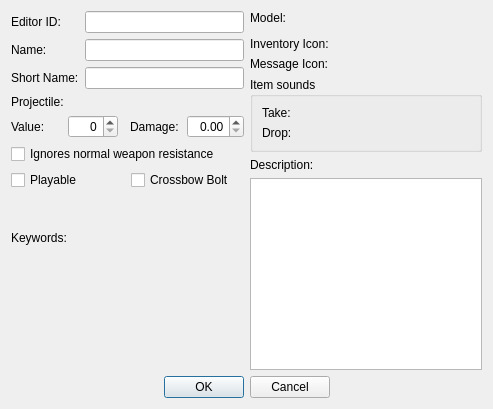
<?xml version="1.0" encoding="UTF-8"?>
<ui version="4.0">
 <class>FormDialogAmmo</class>
 <widget class="QDialog" name="FormDialogAmmo">
  <property name="windowTitle">
   <string>Ammo</string>
  </property>
  <layout class="QGridLayout" name="gridLayout_5" columnstretch="1,1">
   <item row="0" column="0">
    <layout class="QVBoxLayout" name="verticalLayout_3">
     <item>
      <layout class="QGridLayout" name="gridLayout">
       <item row="1" column="0">
        <widget class="QLabel" name="label_2">
         <property name="text">
          <string>Name:</string>
         </property>
         <property name="buddy">
          <cstring>name</cstring>
         </property>
        </widget>
       </item>
       <item row="2" column="0">
        <widget class="QLabel" name="label_3">
         <property name="text">
          <string>Short Name:</string>
         </property>
         <property name="buddy">
          <cstring>shortName</cstring>
         </property>
        </widget>
       </item>
       <item row="0" column="1">
        <widget class="QLineEdit" name="editorID"/>
       </item>
       <item row="3" column="1">
        <widget class="DKFormPicker" name="projectile"/>
       </item>
       <item row="5" column="0" colspan="2">
        <layout class="QGridLayout" name="gridLayout_3">
         <item row="1" column="0">
          <widget class="QCheckBox" name="flagPlayable">
           <property name="text">
            <string>Playable</string>
           </property>
          </widget>
         </item>
         <item row="1" column="1">
          <widget class="QCheckBox" name="flagCrossbowBolt">
           <property name="whatsThis">
            <string>Controls whether this item is an arrow (usable with bows) or a bolt (usable with crossbows).</string>
           </property>
           <property name="text">
            <string>Crossbow Bolt</string>
           </property>
          </widget>
         </item>
         <item row="0" column="0" colspan="2">
          <widget class="QCheckBox" name="flagIgnoreDamageResist">
           <property name="whatsThis">
            <string>Unused.</string>
           </property>
           <property name="text">
            <string>Ignores normal weapon resistance</string>
           </property>
          </widget>
         </item>
        </layout>
       </item>
       <item row="1" column="1">
        <widget class="QLineEdit" name="name"/>
       </item>
       <item row="0" column="0">
        <widget class="QLabel" name="label">
         <property name="text">
          <string>Editor ID:</string>
         </property>
         <property name="buddy">
          <cstring>editorID</cstring>
         </property>
        </widget>
       </item>
       <item row="3" column="0">
        <widget class="QLabel" name="label_4">
         <property name="text">
          <string>Projectile:</string>
         </property>
         <property name="buddy">
          <cstring>projectile</cstring>
         </property>
        </widget>
       </item>
       <item row="2" column="1">
        <widget class="QLineEdit" name="shortName">
         <property name="whatsThis">
          <string>An abbreviated name to be used in the HUD, where space is tight.</string>
         </property>
        </widget>
       </item>
       <item row="4" column="0" colspan="2">
        <layout class="QHBoxLayout" name="horizontalLayout">
         <item>
          <widget class="QLabel" name="label_12">
           <property name="text">
            <string>Value:</string>
           </property>
           <property name="buddy">
            <cstring>value</cstring>
           </property>
          </widget>
         </item>
         <item>
          <widget class="QSpinBox" name="value">
           <property name="alignment">
            <set>Qt::AlignRight|Qt::AlignTrailing|Qt::AlignVCenter</set>
           </property>
          </widget>
         </item>
         <item>
          <spacer name="horizontalSpacer_3">
           <property name="orientation">
            <enum>Qt::Horizontal</enum>
           </property>
           <property name="sizeType">
            <enum>QSizePolicy::Fixed</enum>
           </property>
           <property name="sizeHint" stdset="0">
            <size>
             <width>6</width>
             <height>20</height>
            </size>
           </property>
          </spacer>
         </item>
         <item>
          <widget class="QLabel" name="label_13">
           <property name="text">
            <string>Damage:</string>
           </property>
           <property name="buddy">
            <cstring>damage</cstring>
           </property>
          </widget>
         </item>
         <item>
          <widget class="QDoubleSpinBox" name="damage">
           <property name="alignment">
            <set>Qt::AlignRight|Qt::AlignTrailing|Qt::AlignVCenter</set>
           </property>
          </widget>
         </item>
        </layout>
       </item>
      </layout>
     </item>
     <item>
      <layout class="QVBoxLayout" name="verticalLayout_2">
       <item>
        <widget class="QLabel" name="label_11">
         <property name="text">
          <string>Keywords:</string>
         </property>
         <property name="buddy">
          <cstring>keywords</cstring>
         </property>
        </widget>
       </item>
       <item>
        <widget class="DKFormListPane" name="keywords"/>
       </item>
      </layout>
     </item>
    </layout>
   </item>
   <item row="0" column="1">
    <layout class="QVBoxLayout" name="verticalLayout_4">
     <item>
      <layout class="QGridLayout" name="gridLayout_4">
       <item row="3" column="0">
        <widget class="QLabel" name="label_7">
         <property name="text">
          <string>Message Icon:</string>
         </property>
         <property name="buddy">
          <cstring>iconMessage</cstring>
         </property>
        </widget>
       </item>
       <item row="3" column="1">
        <widget class="DKGameFilePicker" name="iconMessage">
         <property name="whatsThis">
          <string>Unused.</string>
         </property>
         <property name="standardConfiguration">
          <enum>DKGameFilePicker::Textures</enum>
         </property>
        </widget>
       </item>
       <item row="2" column="0">
        <widget class="QLabel" name="label_6">
         <property name="text">
          <string>Inventory Icon:</string>
         </property>
         <property name="buddy">
          <cstring>iconInventory</cstring>
         </property>
        </widget>
       </item>
       <item row="0" column="0">
        <widget class="QLabel" name="label_5">
         <property name="text">
          <string>Model:</string>
         </property>
         <property name="buddy">
          <cstring>model</cstring>
         </property>
        </widget>
       </item>
       <item row="1" column="0" colspan="2">
        <widget class="DKFormDestructionDataButton" name="destructionData">
         <property name="whatsThis">
          <string>Unused?</string>
         </property>
        </widget>
       </item>
       <item row="0" column="1">
        <widget class="DKFormNIFPicker" name="model"/>
       </item>
       <item row="2" column="1">
        <widget class="DKGameFilePicker" name="iconInventory">
         <property name="whatsThis">
          <string>Unused.</string>
         </property>
         <property name="standardConfiguration">
          <enum>DKGameFilePicker::Textures</enum>
         </property>
        </widget>
       </item>
      </layout>
     </item>
     <item>
      <widget class="QGroupBox" name="groupBox">
       <property name="title">
        <string>Item sounds</string>
       </property>
       <layout class="QGridLayout" name="gridLayout_2">
        <item row="0" column="0">
         <widget class="QLabel" name="label_8">
          <property name="text">
           <string>Take:</string>
          </property>
          <property name="buddy">
           <cstring>soundTake</cstring>
          </property>
         </widget>
        </item>
        <item row="0" column="1">
         <widget class="DKFormPicker" name="soundTake"/>
        </item>
        <item row="1" column="0">
         <widget class="QLabel" name="label_9">
          <property name="text">
           <string>Drop:</string>
          </property>
          <property name="buddy">
           <cstring>soundDrop</cstring>
          </property>
         </widget>
        </item>
        <item row="1" column="1">
         <widget class="DKFormPicker" name="soundDrop"/>
        </item>
       </layout>
      </widget>
     </item>
     <item>
      <layout class="QVBoxLayout" name="verticalLayout">
       <item>
        <widget class="QLabel" name="label_10">
         <property name="text">
          <string>Description:</string>
         </property>
         <property name="buddy">
          <cstring>description</cstring>
         </property>
        </widget>
       </item>
       <item>
        <widget class="QPlainTextEdit" name="description">
         <property name="whatsThis">
          <string>This text will be shown in the &quot;item card&quot; widget in the inventory menu.</string>
         </property>
        </widget>
       </item>
      </layout>
     </item>
    </layout>
   </item>
   <item row="1" column="0" colspan="2">
    <layout class="QHBoxLayout" name="buttonsLayout">
     <item>
      <spacer name="horizontalSpacer">
       <property name="orientation">
        <enum>Qt::Horizontal</enum>
       </property>
       <property name="sizeHint" stdset="0">
        <size>
         <width>40</width>
         <height>20</height>
        </size>
       </property>
      </spacer>
     </item>
     <item>
      <widget class="QPushButton" name="buttonOK">
       <property name="text">
        <string>OK</string>
       </property>
      </widget>
     </item>
     <item>
      <widget class="QPushButton" name="buttonCancel">
       <property name="text">
        <string>Cancel</string>
       </property>
      </widget>
     </item>
     <item>
      <spacer name="horizontalSpacer_2">
       <property name="orientation">
        <enum>Qt::Horizontal</enum>
       </property>
       <property name="sizeHint" stdset="0">
        <size>
         <width>40</width>
         <height>20</height>
        </size>
       </property>
      </spacer>
     </item>
    </layout>
   </item>
  </layout>
 </widget>
 <customwidgets>
  <customwidget>
   <class>DKFormPicker</class>
   <extends>QWidget</extends>
   <header>widgets/DKFormPicker.h</header>
  </customwidget>
  <customwidget>
   <class>DKFormListPane</class>
   <extends>QWidget</extends>
   <header>widgets/DKFormListPane.h</header>
  </customwidget>
  <customwidget>
   <class>DKFormDestructionDataButton</class>
   <extends>QWidget</extends>
   <header>widgets/DKFormDestructionDataButton.h</header>
  </customwidget>
  <customwidget>
   <class>DKGameFilePicker</class>
   <extends>QWidget</extends>
   <header>widgets/DKGameFilePicker.h</header>
  </customwidget>
  <customwidget>
   <class>DKFormNIFPicker</class>
   <extends>QWidget</extends>
   <header>widgets/DKFormNIFPicker.h</header>
  </customwidget>
 </customwidgets>
 <tabstops>
  <tabstop>editorID</tabstop>
  <tabstop>name</tabstop>
  <tabstop>shortName</tabstop>
  <tabstop>projectile</tabstop>
  <tabstop>value</tabstop>
  <tabstop>damage</tabstop>
  <tabstop>flagIgnoreDamageResist</tabstop>
  <tabstop>flagPlayable</tabstop>
  <tabstop>flagCrossbowBolt</tabstop>
  <tabstop>model</tabstop>
  <tabstop>destructionData</tabstop>
  <tabstop>iconInventory</tabstop>
  <tabstop>iconMessage</tabstop>
  <tabstop>soundTake</tabstop>
  <tabstop>soundDrop</tabstop>
  <tabstop>keywords</tabstop>
  <tabstop>description</tabstop>
  <tabstop>buttonOK</tabstop>
  <tabstop>buttonCancel</tabstop>
 </tabstops>
 <resources/>
 <connections/>
</ui>
